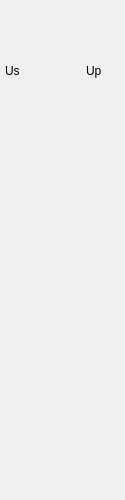
<?xml version="1.0" encoding="UTF-8"?>
<ui version="4.0">
 <class>Form</class>
 <widget class="QWidget" name="Form">
  <property name="geometry">
   <rect>
    <x>0</x>
    <y>0</y>
    <width>125</width>
    <height>500</height>
   </rect>
  </property>
  <property name="windowTitle">
   <string>Form</string>
  </property>
  <widget class="caInclude" name="cainclude">
   <property name="geometry">
    <rect>
     <x>0</x>
     <y>0</y>
     <width>125</width>
     <height>500</height>
    </rect>
   </property>
   <property name="macro">
    <string>IOC=$(IOC),MasterID=$(MasterID),SlaveID=$(SlaveID)</string>
   </property>
   <property name="filename" stdset="0">
    <string notr="true">ecmcE_slave_frame.ui</string>
   </property>
  </widget>
  <widget class="caLed" name="caled_3">
   <property name="geometry">
    <rect>
     <x>40</x>
     <y>60</y>
     <width>22</width>
     <height>22</height>
    </rect>
   </property>
   <property name="toolTip">
    <string>&lt;html&gt;&lt;head/&gt;&lt;body&gt;&lt;p&gt;EBus power Alarm&lt;/p&gt;&lt;/body&gt;&lt;/html&gt;</string>
   </property>
   <property name="rectangular">
    <bool>true</bool>
   </property>
   <property name="gradientEnabled">
    <bool>false</bool>
   </property>
   <property name="channel" stdset="0">
    <string notr="true">$(IOC):m$(MasterID)s$(SlaveID)-CH01-EBusAlrm</string>
   </property>
   <property name="colorMode">
    <enum>caLed::Static</enum>
   </property>
   <property name="falseColor">
    <color>
     <red>0</red>
     <green>85</green>
     <blue>0</blue>
    </color>
   </property>
   <property name="trueColor">
    <color>
     <red>170</red>
     <green>0</green>
     <blue>0</blue>
    </color>
   </property>
  </widget>
  <widget class="caLabel" name="calabel_3">
   <property name="geometry">
    <rect>
     <x>5</x>
     <y>60</y>
     <width>32</width>
     <height>22</height>
    </rect>
   </property>
   <property name="text">
    <string>Us</string>
   </property>
  </widget>
  <widget class="caLabel" name="calabel_4">
   <property name="geometry">
    <rect>
     <x>86</x>
     <y>60</y>
     <width>32</width>
     <height>22</height>
    </rect>
   </property>
   <property name="text">
    <string>Up</string>
   </property>
   <property name="alignment">
    <set>Qt::AlignLeading|Qt::AlignLeft|Qt::AlignVCenter</set>
   </property>
  </widget>
  <widget class="caLed" name="caled_4">
   <property name="geometry">
    <rect>
     <x>63</x>
     <y>60</y>
     <width>22</width>
     <height>22</height>
    </rect>
   </property>
   <property name="toolTip">
    <string>&lt;html&gt;&lt;head/&gt;&lt;body&gt;&lt;p&gt;power rail alarm&lt;/p&gt;&lt;/body&gt;&lt;/html&gt;</string>
   </property>
   <property name="rectangular">
    <bool>true</bool>
   </property>
   <property name="gradientEnabled">
    <bool>false</bool>
   </property>
   <property name="channel" stdset="0">
    <string notr="true">$(IOC):m$(MasterID)s$(SlaveID)-CH01-VoltAlrm</string>
   </property>
   <property name="colorMode">
    <enum>caLed::Static</enum>
   </property>
   <property name="falseColor">
    <color>
     <red>0</red>
     <green>85</green>
     <blue>0</blue>
    </color>
   </property>
   <property name="trueColor">
    <color>
     <red>170</red>
     <green>0</green>
     <blue>0</blue>
    </color>
   </property>
  </widget>
 </widget>
 <customwidgets>
  <customwidget>
   <class>caLabel</class>
   <extends>QLabel</extends>
   <header>caLabel</header>
  </customwidget>
  <customwidget>
   <class>caInclude</class>
   <extends>QWidget</extends>
   <header>caInclude</header>
  </customwidget>
  <customwidget>
   <class>caLed</class>
   <extends>QWidget</extends>
   <header>caLed</header>
  </customwidget>
 </customwidgets>
 <resources/>
 <connections/>
</ui>
